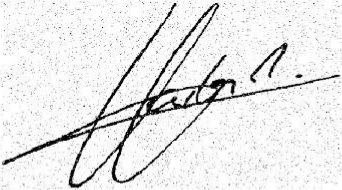
%> input picture DIP/11.jpg, 342 x 190 px
$ octave Noisesaltandpepper.m   (GNU Octave 9; MATLAB toolbox functions it lacks are replaced by stand-ins)
%> lines starting %> are read from the running program, lines starting %| are printed output that depends on the picture
I= imread('11.jpg');
%> I is the input picture: size 190x342x3 uint8; min 0, max 255, mean 230
N= imnoise(I,'salt & pepper',0.3);
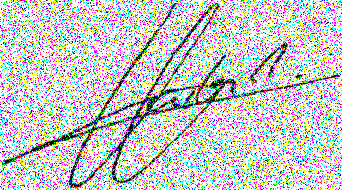
%> N: size 190x342x3 uint8; mean R, G, B 198.9, 199.3, 198.8
red_channel = N(:, :, 1);
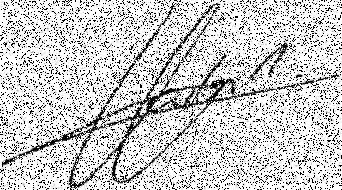
%> red_channel: size 190x342 uint8; min 0, max 255, mean 198.9
green_channel = N(:, :, 2);
blue_channel = N(:, :, 3);
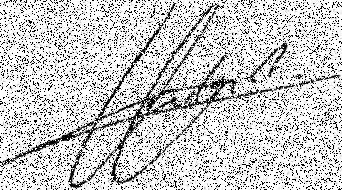
%> blue_channel: size 190x342 uint8; min 0, max 255, mean 198.8

red_channel = medfilt2(red_channel, [3 3]);
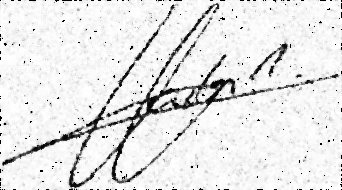
%> red_channel: size 190x342 uint8; min 0, max 255, mean 229.7
green_channel = medfilt2(green_channel, [3 3]);
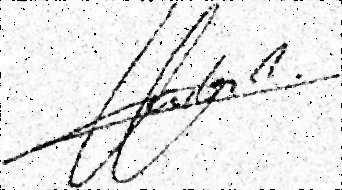
%> green_channel: size 190x342 uint8; min 0, max 255, mean 230.3
blue_channel = medfilt2(blue_channel, [3 3]);
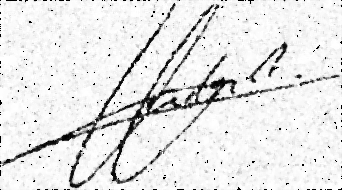
%> blue_channel: size 190x342 uint8; min 0, max 255, mean 229.6

F = cat(3, red_channel, green_channel, blue_channel);
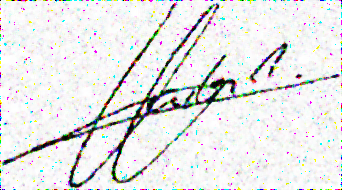
%> F: size 190x342x3 uint8; mean R, G, B 229.7, 230.3, 229.6

subplot(2, 1, 1);
imshow(N);
title('Noisy Image');

subplot(2, 1, 2);
imshow(F);
title('Image After Noise Removal');

$ run again, with DIP/Signature2.jpg copied over DIP/11.jpg
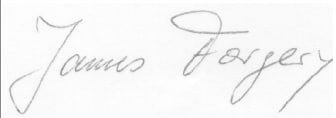
%> input picture DIP/Signature2.jpg, 336 x 118 px
%> I is the input picture: size 118x336x3 uint8; min 132, max 255, mean 246.2
%> `F = cat(3, red_channel, green_channel, blue_channel);`:
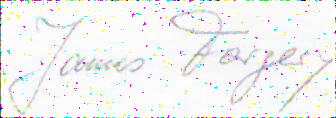
%> F: size 118x336x3 uint8; mean R, G, B 243.7, 244, 244
